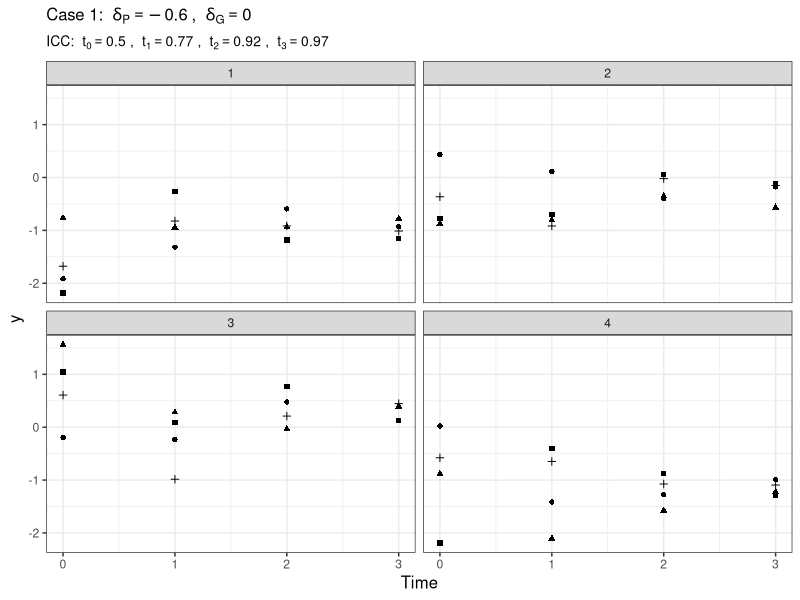
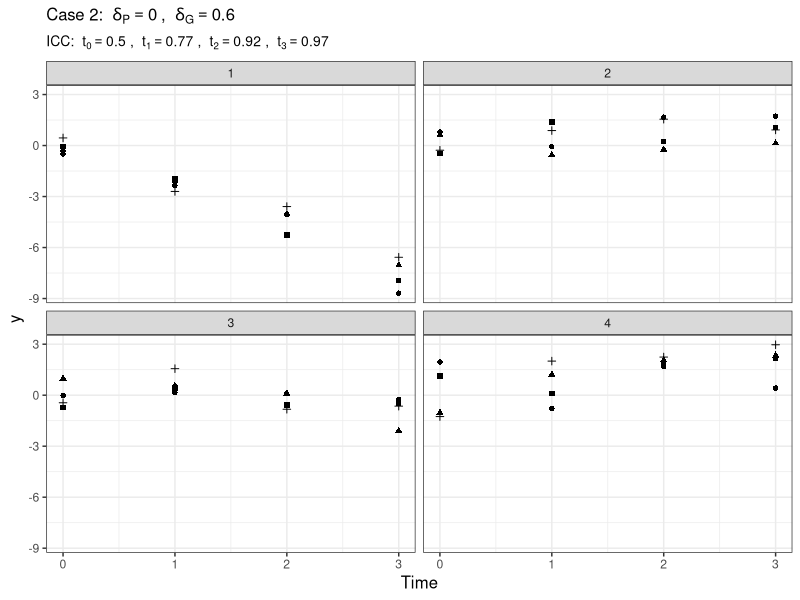
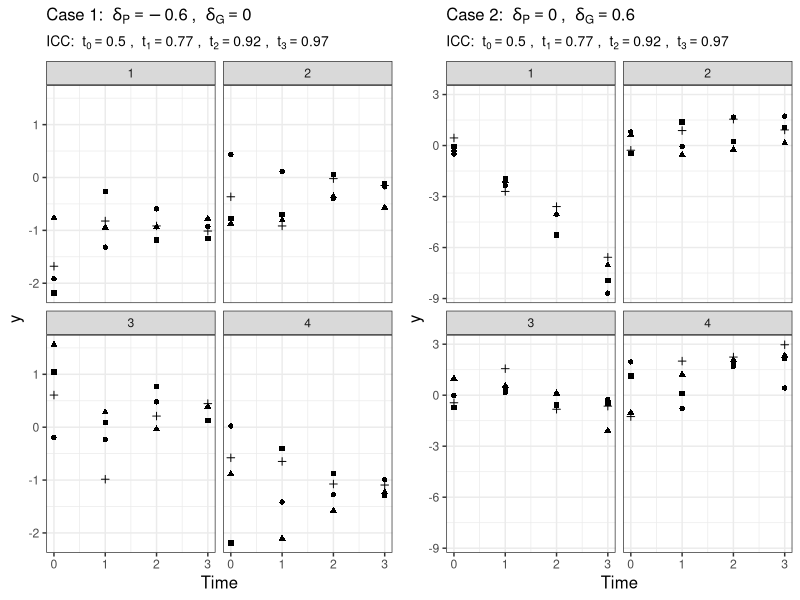

Recreate these plots in R, in order.
## Generate data for illustration of delta_Y and delta_G

library(ggplot2)
library(gridExtra)


gendat <- function(timepoints, persons, groups, g0, sg, sy, dg, dy) {
  dat=expand.grid(time=0:(timepoints-1),
                  person=1:persons,
                  group=1:groups)
  eg <- rep(rnorm(groups, 0, sg), each = timepoints*persons) 
  ey <- rnorm(timepoints*persons*groups, 0, sd=sy*exp(dy*dat$time))
  dat$y <- g0+exp(dg*dat$time)*eg+ey 
  dat$icc1t <- sg^2 / (sg^2 + (sy^2*exp(2*(dy-dg)*dat$time)))
  return(dat)
}



set.seed(3)

## case 1
data1 <- gendat(timepoints = 4, persons = 4, groups = 4, g0=0, sg=1, sy=1, dg=0, dy=-.6)

round(unique(data1$icc1t),2)

##############

data1$person2 <- "0"
data1$person2 <- ifelse(data1$person == 1, "1", data1$person2)
data1$person2 <- ifelse(data1$person == 2, "2", data1$person2)
data1$person2 <- ifelse(data1$person == 3, "3", data1$person2)
# data1$person2 <- as.character(data1$person)


pl1 <- ggplot(data=data1, aes(x=time,y=y)) + 
  geom_point(size=1.5, aes(x=time,y=y, shape = person2)) +
  #geom_line(size=0.5, aes(linetype=person2))+
  xlab("Time") + 
  ylab("y") + 
 ggtitle(expression("Case 1: "~delta[P]==-.6~", "~delta[G]==0), 
       subtitle = expression("ICC: "~t[0]==.50~", "~t[1]==.77~", "~t[2]==.92~", "~t[3]==.97)) +
  #        subtitle = "ICC: "~t[0]==.50~", "~t[1]==.77~", "~t[2]==.92~", "~t[3]==.97~) + 
  labs(shape = "Person within group") #+
#scale_shape_manual(values=c(21:24))
pl1 <- pl1 +  
  facet_wrap(vars(group))  + 
  theme_bw() + 
  guides(shape="none" ) + 
  scale_x_continuous(breaks = c(0,1,2,3,4,5,6,7,8)) +
  theme(legend.text=element_text(size=12),
        legend.title=element_text(size=12),
        #axis.text.x = element_text(size = 11),
       # axis.text.y = element_text(size = 11),  
        axis.title.x = element_text(size = 12),
        axis.title.y = element_text(size = 12),
        plot.title = element_text(size=12),
        plot.subtitle = element_text(size=10))
        

print(pl1)


## case 2
data2 <- gendat(timepoints = 4, persons = 4, groups = 4, g0=0, sg=1, sy=1, dg=.6, dy=0)

round(unique(data2$icc1t),2)

data2$person2 <- "0"
data2$person2 <- ifelse(data2$person == 1, "1", data2$person2)
data2$person2 <- ifelse(data2$person == 2, "2", data2$person2)
data2$person2 <- ifelse(data2$person == 3, "3", data2$person2)

pl2 <- ggplot(data=data2, aes(x=time,y=y)) + 
  geom_point(size=1.5, aes(x=time,y=y, shape = person2)) +
  xlab("Time") + 
  ylab("y") + 
  ggtitle("Case 2: "~delta[P]==0~", "~delta[G]==.6, 
          subtitle = expression("ICC: "~t[0]==.50~", "~t[1]==.77~", "~t[2]==.92~", "~t[3]==.97)) + 
  labs(shape = "Person within group")
pl2 <- pl2 +  
  facet_wrap(~group)  + 
  theme_bw() + guides(shape="none" ) + 
  scale_x_continuous(breaks = c(0,1,2,3,4,5,6,7,8))+
  theme(legend.text=element_text(size=12),
        legend.title=element_text(size=12),
        #axis.text.x = element_text(size = 11),
        #axis.text.y = element_text(size = 11),  
        axis.title.x = element_text(size = 12),
        axis.title.y = element_text(size = 12),
        plot.title = element_text(size=12),
        plot.subtitle = element_text(size=10))

print(pl2)

grid.arrange(pl1, pl2, ncol=2)
